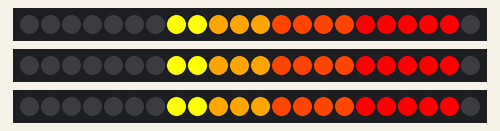
Recording of a sketch running on a simulated Arduino Uno, built with avr-gcc and run on an emulated ATmega328P. On the bench: 3 × 22 RGB LEDs in strip order, left to right.

Above: at 0.46 s.
At 1.72 s:
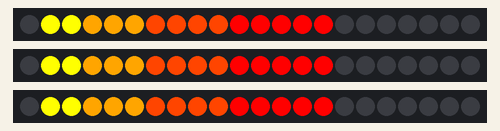
At 3.62 s:
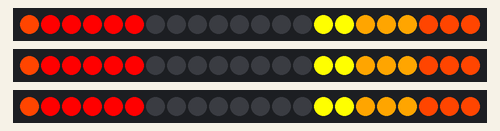
At 7.4 s:
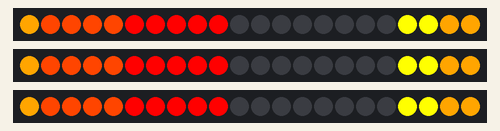
At 11.19 s:
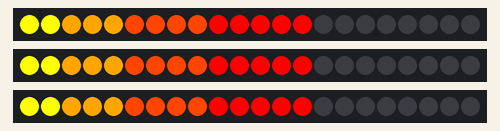
At 14.97 s:
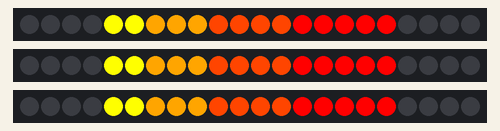

The sketch:

CometLED.ino
```cpp
#include <FastLED.h>
#include <avr/pgmspace.h>

#define NUM_LEDS 22
#define NUM_STRANDS 3

#define DATA_PIN  2
#define DATA_PIN2 3
#define DATA_PIN3 4

int lastRow = 0;
int lastCol = 0;
int direction = 1;
int j = 0;
int i = 0;

CRGB temp;
CRGB leds[NUM_STRANDS][NUM_LEDS];

void Comet();
void scrollup();
void scrolldown();

void setup() {

  delay(100);

      FastLED.addLeds<WS2812B, DATA_PIN,  GRB>(leds[0], NUM_LEDS);
      FastLED.addLeds<WS2812B, DATA_PIN2, GRB>(leds[1], NUM_LEDS);
      FastLED.addLeds<WS2812B, DATA_PIN3, GRB>(leds[2], NUM_LEDS);

      Comet();
}

void scrolldown() {
  for(j=0; j < NUM_STRANDS; j++) {
        temp = leds[j][NUM_LEDS - 1];
        for(i = NUM_LEDS - 1; i>=1; i--) {
          leds[j][i]=leds[j][i-1];
        }
      leds[j][0]=temp;
      }
}

void scrollup() {
  for(j<= NUM_STRANDS; j >= 0; j++) {
        temp = leds[j][0];
        for(i = NUM_LEDS - 1; i>=0; i--) {
          leds[j][i]=leds[j][i+1];
        }
      leds[j][21]=temp;
     }
}

void Comet() {
    leds[0][13] = CRGB::Red;
    leds[0][12] = CRGB::Red;
    leds[0][11] = CRGB::Red;
    leds[0][10] = CRGB::Red;
    leds[0][9] = CRGB::Red;
    leds[0][8] = CRGB::OrangeRed;
    leds[0][7] = CRGB::OrangeRed;
    leds[0][6] = CRGB::OrangeRed;
    leds[0][5] = CRGB::OrangeRed;
    leds[0][4] = CRGB::Orange;
    leds[0][3] = CRGB::Orange;
    leds[0][2] = CRGB::Orange;
    leds[0][1] = CRGB::Yellow;
    leds[0][0] = CRGB::Yellow;

    leds[1][13] = CRGB::Red;
    leds[1][12] = CRGB::Red;
    leds[1][11] = CRGB::Red;
    leds[1][10] = CRGB::Red;
    leds[1][9] = CRGB::Red;
    leds[1][8] = CRGB::OrangeRed;
    leds[1][7] = CRGB::OrangeRed;
    leds[1][6] = CRGB::OrangeRed;
    leds[1][5] = CRGB::OrangeRed;
    leds[1][4] = CRGB::Orange;
    leds[1][3] = CRGB::Orange;
    leds[1][2] = CRGB::Orange;
    leds[1][1] = CRGB::Yellow;
    leds[1][0] = CRGB::Yellow;

    leds[2][13] = CRGB::Red;
    leds[2][12] = CRGB::Red;
    leds[2][11] = CRGB::Red;
    leds[2][10] = CRGB::Red;
    leds[2][9] = CRGB::Red;
    leds[2][8] = CRGB::OrangeRed;
    leds[2][7] = CRGB::OrangeRed;
    leds[2][6] = CRGB::OrangeRed;
    leds[2][5] = CRGB::OrangeRed;
    leds[2][4] = CRGB::Orange;
    leds[2][3] = CRGB::Orange;
    leds[2][2] = CRGB::Orange;
    leds[2][1] = CRGB::Yellow;
    leds[2][0] = CRGB::Yellow;
}

void loop () {
      scrolldown();
      FastLED.show();
      delay (30);
}
```

Measured:
- by itself, everything shown: repeats every 13.9 s, in 44 steps
